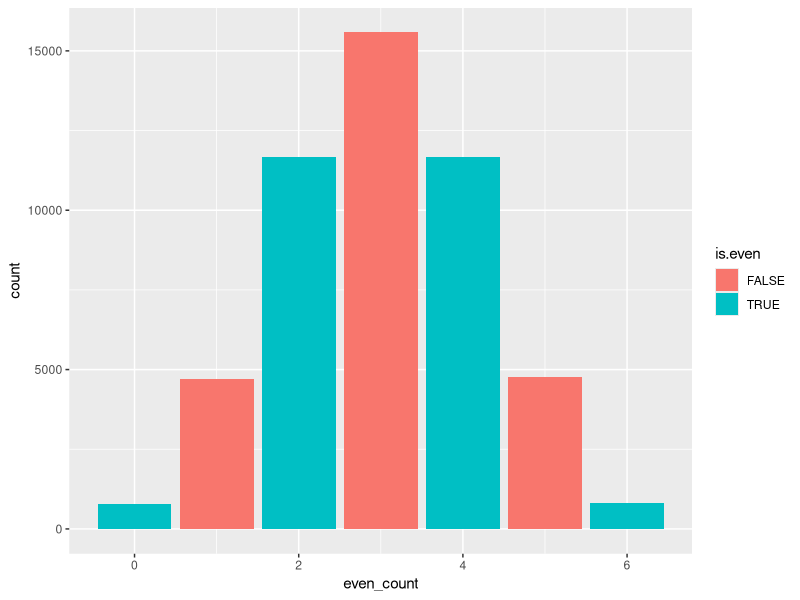
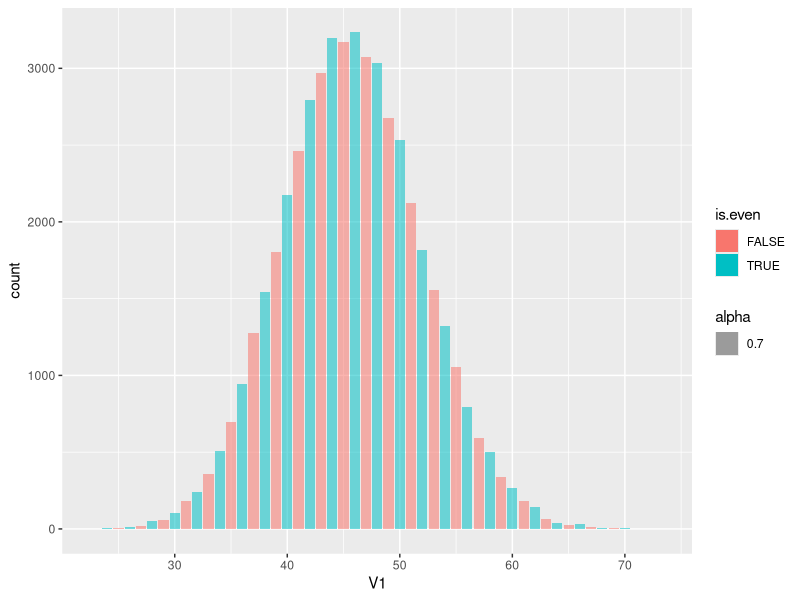
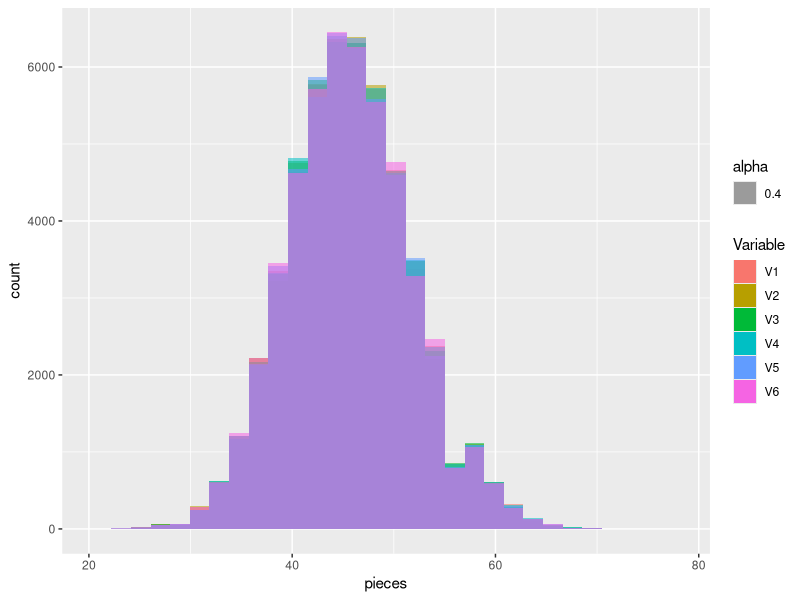
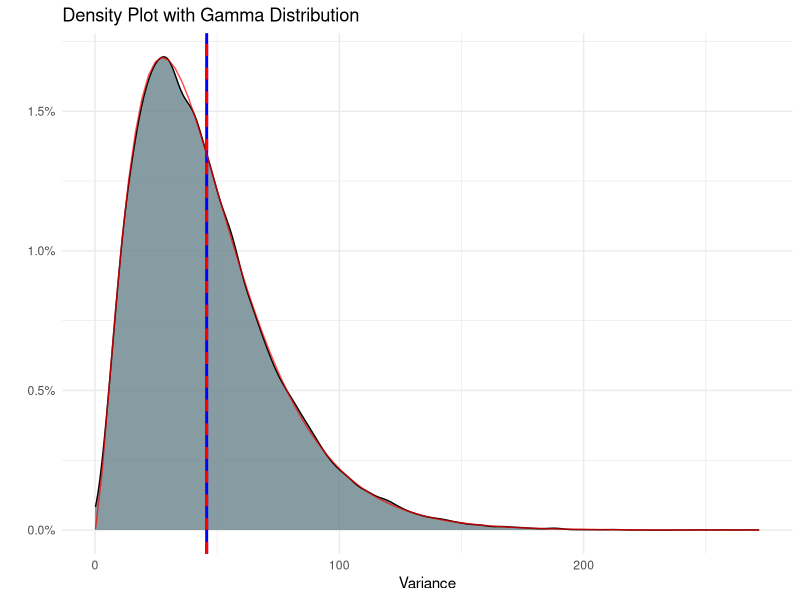
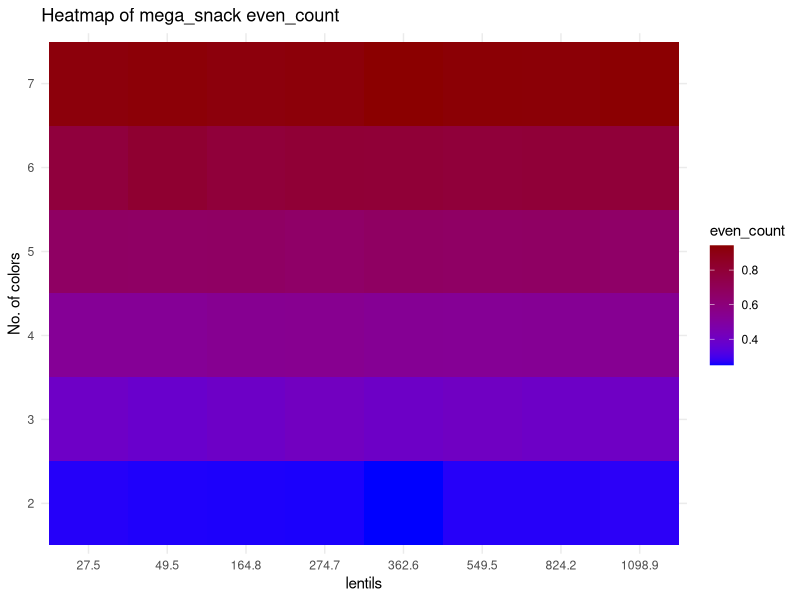
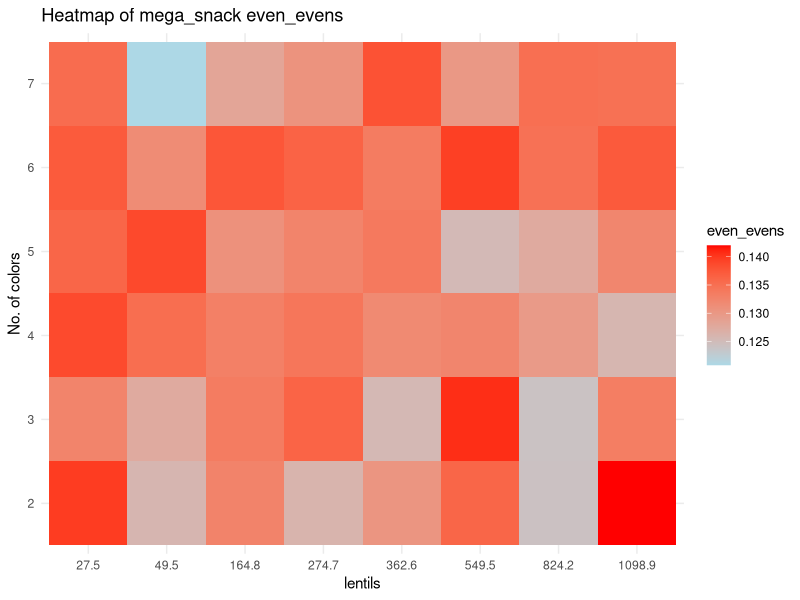
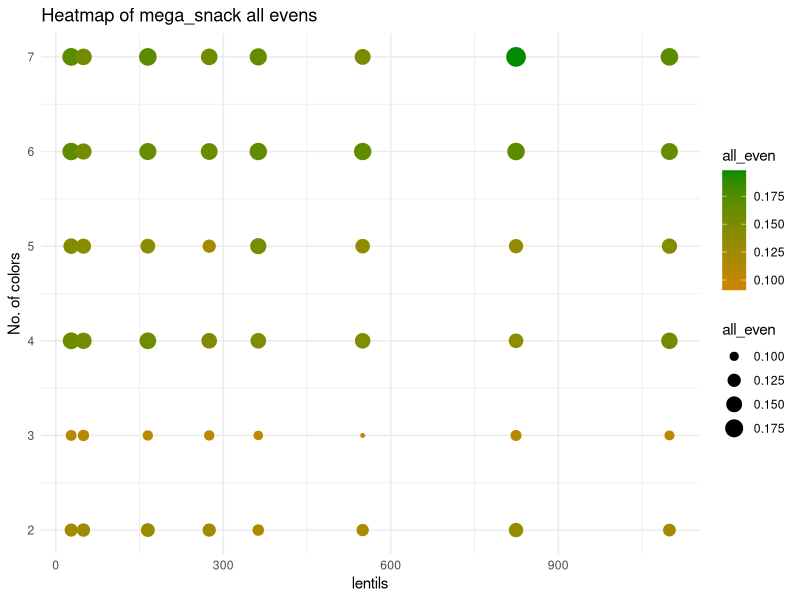
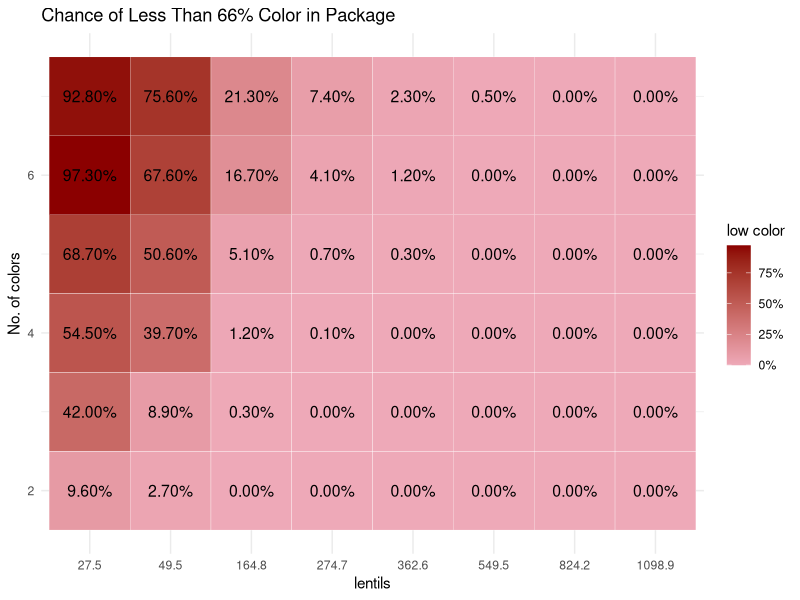

Source code (R) for these figures, in order:
## ---- chunk 1
library(tidyverse)
library(MASS) #calculate distribution parameters
library(scales)
## ---- chunk 2
#parameters
nn<- 500          #numbers of bags per sample
n_color<- 6         #unique colors of M&M
gram<- 0.91         #weight of one M&M
bag_g<- 250         #common weight of M&M package
n_unit<- bag_g/gram #M&M per package
av_per_color= n_unit/n_color
paste0("The avarage lentils per color is ", round(av_per_color,2))
## ---- chunk 3
#create bag using sample vector
create_bag<- function(x,tx)
  {
  x<- floor(x)+sample(0:1,1)
  res<- matrix(nrow = 1, ncol = tx) 
  colnames(res)<- 1:tx
  S_res<- sample(tx,x,replace = T)
  while(sum(table(S_res)>x))
  {S_res<- S_res[-1]}
  for (i in 1:tx) {
    res[,i] <- sum(S_res==i)
    }
  res
}

#example
create_bag(100,6)

sample_MnM<-function(nn,x_units,t_colors)
  {
  res<- matrix(nrow = nn, ncol = t_colors)
  for (i in 1:nn)
    {res[i,]<- create_bag(x= x_units,tx=t_colors)}
  res
}
## ---- chunk 4
MnM_sample<- sample_MnM(nn*100,n_unit,n_color)

#check how much are even
MnM_sample<-
  MnM_sample %>% as_data_frame() %>% 
  mutate(even_count= rowSums(across(everything()  , ~ .x %% 2 == 0)), #how many evens colors there are
         even_evens= rowSums(across(-c(even_count)  , ~ .x %% 2 == 1)) %% 2 ==0, #are the uneven colors even
         var_col=    apply(across(-c(even_count, even_evens)), 1, var), #var of candy per color/ type
         low_col=   rowSums(across(-c(even_count, even_evens,var_col), ~ .x <= 0.6*av_per_color)))

MnM_sample %>% head(6)

MnM_sample$low_col %>% table()
## ---- chunk 5
#check how many evens there are
MnM_sample$even_count %>% 
table()

MnM_sample %>% 
  mutate(is.even = even_count %%2 ==0) %>% 
  ggplot(aes(x= even_count, fill= is.even))+
  geom_bar()

MnM_sample %>%
  mutate(is.even = V1 %%2 ==0) %>% 
  ggplot(aes(x= V1, fill= is.even, alpha= 0.7))+
  geom_bar()

#summary of all colors
rbind(
MnM_sample$V1 %>% summary(),
MnM_sample$V2 %>% summary(),
MnM_sample$V3 %>% summary(),
MnM_sample$V4 %>% summary(),
MnM_sample$V5 %>% summary(),
MnM_sample$V6 %>% summary()
) %>% as.data.frame() %>% cbind(sapply(MnM_sample[,1:6],var,na.rm=1)) %>% 
  rename("Var" ="sapply(MnM_sample[, 1:6], var, na.rm = 1)")
## ---- chunk 6
#test mu is av_per_color
check_mean_hypothesis <- function(data, column_name, X) {
  test_result <- t.test(data[[column_name]], mu = X)
  return(test_result$p.value)
}

columns_to_test <- colnames(MnM_sample[,1:6])  # כל העמודות בטבלה
test_results <- sapply(columns_to_test, function(col) {
  check_mean_hypothesis(MnM_sample, col, av_per_color)
})

t(t(test_results))
## ---- chunk 7
check_mean_hypothesis <- function(data, column_name, X) {
  t.test(data[[column_name]], mu = X)$p.value
}

check_two_sample_t_test <- function(data, col1, col2) {
  t.test(data[[col1]], data[[col2]])$p.value
}

# יצירת מטריצה ריקה לשמירת התוצאות
columns_to_test <- colnames(MnM_sample[,1:6])
num_cols <- length(columns_to_test)
p_value_matrix <- matrix(NA, nrow = num_cols, ncol = num_cols, dimnames = list(columns_to_test, columns_to_test))

# מילוי המטריצה
for (i in 1:num_cols) {
  for (j in 1:num_cols) {
    if (i == j) { #diagonal test of mu
      p_value_matrix[i, j] <- check_mean_hypothesis(MnM_sample, columns_to_test[i], av_per_color)
    } else { # 2 sample t.test
      p_value_matrix[i, j] <- check_two_sample_t_test(MnM_sample, columns_to_test[i], columns_to_test[j])
    }
  }
}

round(as.data.frame(p_value_matrix),4)
## ---- chunk 8
MnM_sample %>%
    pivot_longer(cols = 1:6, names_to = "Variable", values_to = "pieces") %>%
    ggplot(aes(fill=Variable ,x= pieces, alpha= 0.4))+
  geom_histogram(position = "identity")

## ---- chunk 9
# הערכת הפרמטרים של התפלגות גמא
gamma_params <- fitdistr(MnM_sample$var_col, "gamma")$estimate
paste0("the parameters of the gamma shaped var is shape ", round(gamma_params[1],3)," and rate ", round(gamma_params[2],3) )
shape_est <- gamma_params["shape"]
scale_est <- 1 / gamma_params["rate"]  # R משתמש ב-"rate" שהוא הופכי ל-scale

# יצירת גרף עם ההתפלגות של הנתונים + התפלגות גמא מותאמת
MnM_sample %>%
  ggplot(aes(x = var_col, fill = "orange")) +
  geom_density(fill= "lightblue4", alpha= 0.8) +
  geom_vline(xintercept = mean(MnM_sample$var_col), color = "blue", size=1) +
  geom_vline(xintercept = scale_est*shape_est, color = "red", linetype = "dashed", size=1) +
  stat_function(fun = dgamma, args = list(shape = shape_est, scale = scale_est), 
                color = "red", alpha= 0.7) +
  labs(title = "Density Plot with Gamma Distribution",
       x = "Variance",
       y = "") +
  scale_y_continuous(label=scales::label_percent(.1)) + 
  theme_minimal()

## ---- chunk 10
mega_snack<- function(nn,n_unit,n_color)
  {
  m_sample<- length(n_unit)*length(n_color)
  nul_mat= matrix(,nrow = m_sample, ncol = 5)
  res<- cbind(rep(n_unit,length(n_color)),sort(rep(n_color,length(n_unit))),
                                               nul_mat)
  for (i in 1:(dim(res)[1]))
  {
    #print(c(res[i,1],res[i,2]))
    low_color<- 0.666*res[i,1]/(res[i,2])
    small_sample<- sample_MnM(nn,res[i,1],res[i,2])
    small_sample<-
      small_sample %>% as_data_frame() %>% 
      mutate(even_count= rowSums(across(everything()  , ~ .x %% 2 == 0))/n_color, #how many evens colors there are
             even_evens= (rowSums(across(-c(even_count)  , ~ .x %% 2 == 1)) %% 2 ==0)/n_color, #are the uneven colors even
             var_col=    apply(across(c(-even_count, even_evens)), 1, var), #var of candy per color/ type
             all_even=   rowSums(across(everything()  , ~ .x %% 2 == 0))== n_color,
             low_col=   rowSums(across(-c(even_count, even_evens,var_col,all_even), ~ .x <= low_color ))>=1)
    res[i,3]<- mean(small_sample$even_count)
    res[i,4]<- mean(small_sample$even_evens)
    res[i,5]<- mean(small_sample$var_col)
    res[i,6]<- mean(small_sample$all_even)
    res[i,7]<- mean(small_sample$low_col)
      }
  colnames(res)<- c("n_unit", "n_color", "even_count", "even_evens", "var_col","all_even","low_color")
  res
  }
## ---- chunk 11
color_op<- 2:7
grams_op<- c(25,45,150,250,330,500,750,1000)
n_unit_op<- grams_op/gram

mega_snack_1<-
  mega_snack(1000,n_unit_op,color_op) %>% as.data.frame() %>% 
  mutate(n_unit= round(n_unit,1))

mega_snack_1 %>% head(6)
## ---- chunk 12
mega_snack_1 %>%
  ggplot(aes(x = factor((round( n_unit,1) )), y = factor(n_color ), fill = even_count )) +
  geom_tile() +
  scale_fill_gradient(low = "blue", high = "red4") +  # שינוי צבע לפי ערכים
  labs(title = "Heatmap of mega_snack even_count",
       x = "lentils",
       y = "No. of colors",
       fill = "even_count") +
  theme_minimal()
## ---- chunk 13
mega_snack_1 %>%
  ggplot(aes(x = factor((round( n_unit,1) )), y = factor(n_color ), fill = even_evens )) +
  geom_tile() +
  scale_fill_gradient(low = "lightblue", high = "red") +  # שינוי צבע לפי ערכים
  labs(title = "Heatmap of mega_snack even_evens",
       x = "lentils",
       y = "No. of colors",
       fill = "even_evens") +
  theme_minimal()
## ---- chunk 14
mega_snack_1 %>%
  ggplot(aes(x = (round( n_unit,1) ), y = n_color , color = all_even,size = all_even )) +
  geom_point() +
  scale_color_gradient(low = "orange3", high = "green4") +  # שינוי צבע לפי ערכים
  labs(title = "Heatmap of mega_snack all evens",
       x = "lentils",
       y = "No. of colors",
       color = "all_even") +
  theme_minimal()
## ---- chunk 15
mega_snack_1 %>%
  ggplot(aes(x = factor(round(n_unit, 1)), y = n_color, fill = low_color))+
  geom_tile(color = "white") +
    geom_text(aes(label = sprintf("%.2f%%", low_color * 100)), color = "black", size = 4)+  # המרת ערכים לאחוזים
  scale_fill_gradient(low = "pink2", high = "red4",labels = scales::percent)+
 #scale_fill_continuous(label=scales::label_percent(.1))+
  labs(title = "Chance of Less Than 66% Color in Package",
       x = "lentils",
       y = "No. of colors",
       fill = "low color")+
  theme_minimal()
